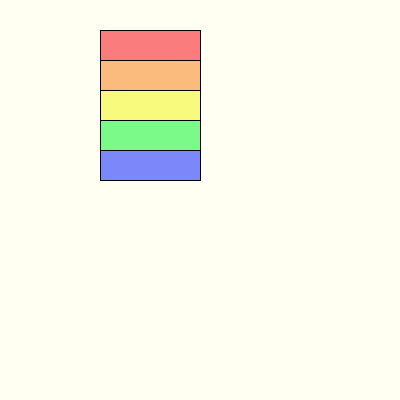
Frame 1 (no input)
Frame 60 (the mouse pressed at the canvas centre just before this capture): identical to frame 1, image omitted
Frame 120 (the mouse held since frame 60 and released just before this capture): identical to frame 1, image omitted

The Processing sketch that drew this single still picture (run headless with seeded random() and noise(); from frame 60 on, the mouse is pressed at the canvas centre):

// Processing sketch: week11_4_1_mad_cooking_book
// ── week11_4_1_mad_cooking_book.pde
//step02-2_瘋狂做菜_5種料理放不同的素材,有食譜,要照順序做菜
//Step01: 食譜, 畫出食譜 (陣列,順序/色彩、答案)
void setup(){
  size(400,400);
}
int []book={0,1,2,3,4};
color[]bookC={#FA7C7C, #FABB7C, #F7FA7C, #7CFA89, #7C87FA};
void draw(){
  background(#FFFFF2);
  for(int i=0; i<5; i++){
    int c = book[i];
    fill( bookC [c] );
    rect(100, 30+i*30, 100,30);
  }
}
